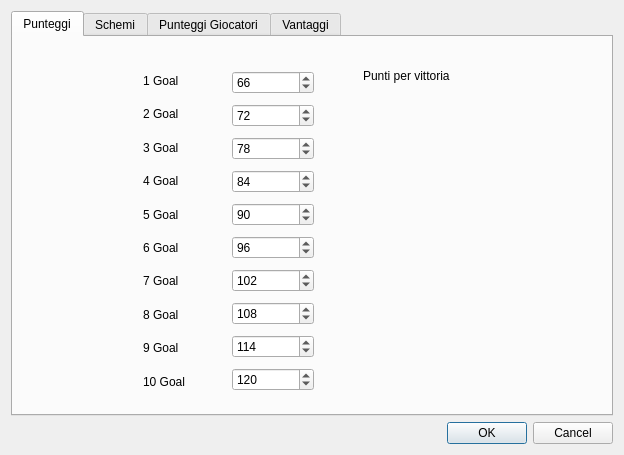
<?xml version="1.0" encoding="UTF-8"?>
<ui version="4.0">
 <class>RegolamentoDialog</class>
 <widget class="QDialog" name="RegolamentoDialog">
  <property name="geometry">
   <rect>
    <x>0</x>
    <y>0</y>
    <width>624</width>
    <height>455</height>
   </rect>
  </property>
  <property name="windowTitle">
   <string>Regolamento</string>
  </property>
  <layout class="QVBoxLayout">
   <item>
    <widget class="QTabWidget" name="tabGiocatori">
     <property name="currentIndex">
      <number>0</number>
     </property>
     <widget class="QWidget" name="tab_4">
      <attribute name="title">
       <string>Punteggi</string>
      </attribute>
      <widget class="QWidget" name="layoutWidget">
       <property name="geometry">
        <rect>
         <x>130</x>
         <y>30</y>
         <width>171</width>
         <height>328</height>
        </rect>
       </property>
       <layout class="QHBoxLayout">
        <item>
         <layout class="QVBoxLayout">
          <item>
           <widget class="QLabel" name="label_11">
            <property name="text">
             <string>1 Goal</string>
            </property>
           </widget>
          </item>
          <item>
           <widget class="QLabel" name="label_12">
            <property name="text">
             <string>2 Goal</string>
            </property>
           </widget>
          </item>
          <item>
           <widget class="QLabel" name="label_13">
            <property name="text">
             <string>3 Goal</string>
            </property>
           </widget>
          </item>
          <item>
           <widget class="QLabel" name="label_14">
            <property name="text">
             <string>4 Goal</string>
            </property>
           </widget>
          </item>
          <item>
           <widget class="QLabel" name="label_15">
            <property name="text">
             <string>5 Goal</string>
            </property>
           </widget>
          </item>
          <item>
           <widget class="QLabel" name="label_16">
            <property name="text">
             <string>6 Goal</string>
            </property>
           </widget>
          </item>
          <item>
           <widget class="QLabel" name="label_10">
            <property name="text">
             <string>7 Goal</string>
            </property>
           </widget>
          </item>
          <item>
           <widget class="QLabel" name="label_24">
            <property name="text">
             <string>8 Goal</string>
            </property>
           </widget>
          </item>
          <item>
           <widget class="QLabel" name="label_25">
            <property name="text">
             <string>9 Goal</string>
            </property>
           </widget>
          </item>
          <item>
           <widget class="QLabel" name="label_26">
            <property name="text">
             <string>10 Goal</string>
            </property>
           </widget>
          </item>
         </layout>
        </item>
        <item>
         <layout class="QVBoxLayout">
          <item>
           <widget class="QSpinBox" name="spinBox_7">
            <property name="value">
             <number>66</number>
            </property>
           </widget>
          </item>
          <item>
           <widget class="QSpinBox" name="spinBox_8">
            <property name="value">
             <number>72</number>
            </property>
           </widget>
          </item>
          <item>
           <widget class="QSpinBox" name="spinBox_9">
            <property name="value">
             <number>78</number>
            </property>
           </widget>
          </item>
          <item>
           <widget class="QSpinBox" name="spinBox_10">
            <property name="value">
             <number>84</number>
            </property>
           </widget>
          </item>
          <item>
           <widget class="QSpinBox" name="spinBox_11">
            <property name="value">
             <number>90</number>
            </property>
           </widget>
          </item>
          <item>
           <widget class="QSpinBox" name="spinBox_12">
            <property name="value">
             <number>96</number>
            </property>
           </widget>
          </item>
          <item>
           <widget class="QSpinBox" name="spinBox_20">
            <property name="maximum">
             <number>120</number>
            </property>
            <property name="value">
             <number>102</number>
            </property>
           </widget>
          </item>
          <item>
           <widget class="QSpinBox" name="spinBox_21">
            <property name="maximum">
             <number>120</number>
            </property>
            <property name="value">
             <number>108</number>
            </property>
           </widget>
          </item>
          <item>
           <widget class="QSpinBox" name="spinBox_22">
            <property name="maximum">
             <number>120</number>
            </property>
            <property name="value">
             <number>114</number>
            </property>
           </widget>
          </item>
          <item>
           <widget class="QSpinBox" name="spinBox_6">
            <property name="maximum">
             <number>130</number>
            </property>
            <property name="value">
             <number>120</number>
            </property>
           </widget>
          </item>
         </layout>
        </item>
       </layout>
      </widget>
      <widget class="QLabel" name="label">
       <property name="geometry">
        <rect>
         <x>350</x>
         <y>30</y>
         <width>111</width>
         <height>18</height>
        </rect>
       </property>
       <property name="text">
        <string>Punti per vittoria</string>
       </property>
      </widget>
     </widget>
     <widget class="QWidget" name="tab">
      <attribute name="title">
       <string>Schemi</string>
      </attribute>
      <widget class="QLabel" name="label_27">
       <property name="geometry">
        <rect>
         <x>40</x>
         <y>150</y>
         <width>159</width>
         <height>18</height>
        </rect>
       </property>
       <property name="text">
        <string>Schemi di gioco consentiti</string>
       </property>
      </widget>
      <widget class="QWidget" name="layoutWidget">
       <property name="geometry">
        <rect>
         <x>240</x>
         <y>40</y>
         <width>111</width>
         <height>281</height>
        </rect>
       </property>
       <layout class="QVBoxLayout">
        <item>
         <widget class="QCheckBox" name="checkBox_10">
          <property name="text">
           <string>6-3-1</string>
          </property>
         </widget>
        </item>
        <item>
         <widget class="QCheckBox" name="checkBox_2">
          <property name="text">
           <string>5-4-1</string>
          </property>
         </widget>
        </item>
        <item>
         <widget class="QCheckBox" name="checkBox_3">
          <property name="text">
           <string>5-3-2</string>
          </property>
         </widget>
        </item>
        <item>
         <widget class="QCheckBox" name="checkBox_4">
          <property name="text">
           <string>4-5-1</string>
          </property>
         </widget>
        </item>
        <item>
         <widget class="QCheckBox" name="checkBox_5">
          <property name="text">
           <string>4-4-2</string>
          </property>
         </widget>
        </item>
        <item>
         <widget class="QCheckBox" name="checkBox_6">
          <property name="text">
           <string>4-3-3</string>
          </property>
         </widget>
        </item>
        <item>
         <widget class="QCheckBox" name="checkBox_7">
          <property name="text">
           <string>3-6-1</string>
          </property>
         </widget>
        </item>
        <item>
         <widget class="QCheckBox" name="checkBox_11">
          <property name="text">
           <string>3-5-2</string>
          </property>
         </widget>
        </item>
        <item>
         <widget class="QCheckBox" name="checkBox_8">
          <property name="text">
           <string>3-4-3</string>
          </property>
         </widget>
        </item>
       </layout>
      </widget>
     </widget>
     <widget class="QWidget" name="tab_5">
      <attribute name="title">
       <string>Punteggi Giocatori</string>
      </attribute>
      <widget class="QWidget" name="layoutWidget">
       <property name="geometry">
        <rect>
         <x>290</x>
         <y>50</y>
         <width>191</width>
         <height>86</height>
        </rect>
       </property>
       <layout class="QVBoxLayout">
        <item>
         <widget class="QCheckBox" name="checkBox_9">
          <property name="text">
           <string>6 politico a s.v.</string>
          </property>
         </widget>
        </item>
        <item>
         <widget class="QCheckBox" name="checkBox_13">
          <property name="text">
           <string>sost. &quot;automatica&quot; portiere</string>
          </property>
         </widget>
        </item>
        <item>
         <widget class="QCheckBox" name="checkBox_12">
          <property name="text">
           <string>Portiere s.v. = 6</string>
          </property>
         </widget>
        </item>
       </layout>
      </widget>
      <widget class="QWidget" name="layoutWidget">
       <property name="geometry">
        <rect>
         <x>30</x>
         <y>20</y>
         <width>211</width>
         <height>331</height>
        </rect>
       </property>
       <layout class="QGridLayout">
        <item row="0" column="0">
         <widget class="QLabel" name="label_23">
          <property name="text">
           <string>Goal Subito</string>
          </property>
         </widget>
        </item>
        <item row="0" column="1">
         <widget class="QSpinBox" name="spinBox_19">
          <property name="minimum">
           <number>-10</number>
          </property>
          <property name="value">
           <number>-1</number>
          </property>
         </widget>
        </item>
        <item row="1" column="0">
         <widget class="QLabel" name="label_17">
          <property name="text">
           <string>Rigore Parato</string>
          </property>
         </widget>
        </item>
        <item row="1" column="1">
         <widget class="QSpinBox" name="spinBox_13">
          <property name="value">
           <number>3</number>
          </property>
         </widget>
        </item>
        <item row="2" column="0">
         <widget class="QLabel" name="label_18">
          <property name="text">
           <string>Rigore Sbagliato</string>
          </property>
         </widget>
        </item>
        <item row="2" column="1">
         <widget class="QSpinBox" name="spinBox_14">
          <property name="minimum">
           <number>-10</number>
          </property>
          <property name="value">
           <number>-3</number>
          </property>
         </widget>
        </item>
        <item row="3" column="0">
         <widget class="QLabel" name="label_19">
          <property name="text">
           <string>Goal Segnato</string>
          </property>
         </widget>
        </item>
        <item row="3" column="1">
         <widget class="QSpinBox" name="spinBox_15">
          <property name="value">
           <number>3</number>
          </property>
         </widget>
        </item>
        <item row="4" column="0">
         <widget class="QLabel" name="label_20">
          <property name="text">
           <string>Assist</string>
          </property>
         </widget>
        </item>
        <item row="4" column="1">
         <widget class="QSpinBox" name="spinBox_16">
          <property name="value">
           <number>1</number>
          </property>
         </widget>
        </item>
        <item row="5" column="0">
         <widget class="QLabel" name="label_21">
          <property name="text">
           <string>Ammonizione</string>
          </property>
         </widget>
        </item>
        <item row="5" column="1">
         <widget class="QSpinBox" name="spinBox_17">
          <property name="suffix">
           <string> * 0.5</string>
          </property>
          <property name="minimum">
           <number>-10</number>
          </property>
          <property name="singleStep">
           <number>1</number>
          </property>
          <property name="value">
           <number>-1</number>
          </property>
         </widget>
        </item>
        <item row="6" column="0">
         <widget class="QLabel" name="label_22">
          <property name="text">
           <string>Espulsione</string>
          </property>
         </widget>
        </item>
        <item row="6" column="1">
         <widget class="QSpinBox" name="spinBox_18">
          <property name="minimum">
           <number>-10</number>
          </property>
          <property name="value">
           <number>-1</number>
          </property>
         </widget>
        </item>
        <item row="7" column="0">
         <widget class="QLabel" name="label_28">
          <property name="text">
           <string>Rigore Segnato</string>
          </property>
         </widget>
        </item>
        <item row="7" column="1">
         <widget class="QSpinBox" name="spinBox_23">
          <property name="value">
           <number>3</number>
          </property>
         </widget>
        </item>
        <item row="8" column="0">
         <widget class="QLabel" name="label_29">
          <property name="text">
           <string>Autogoal</string>
          </property>
         </widget>
        </item>
        <item row="8" column="1">
         <widget class="QSpinBox" name="spinBox_24">
          <property name="minimum">
           <number>-10</number>
          </property>
          <property name="value">
           <number>-2</number>
          </property>
         </widget>
        </item>
       </layout>
      </widget>
     </widget>
     <widget class="QWidget" name="tab_2">
      <attribute name="title">
       <string>Vantaggi</string>
      </attribute>
      <widget class="QSpinBox" name="spinBox_5">
       <property name="geometry">
        <rect>
         <x>130</x>
         <y>30</y>
         <width>50</width>
         <height>23</height>
        </rect>
       </property>
      </widget>
      <widget class="QLabel" name="label_5">
       <property name="geometry">
        <rect>
         <x>10</x>
         <y>30</y>
         <width>107</width>
         <height>18</height>
        </rect>
       </property>
       <property name="text">
        <string>Fattore campo</string>
       </property>
      </widget>
      <widget class="QLabel" name="label_6">
       <property name="geometry">
        <rect>
         <x>10</x>
         <y>90</y>
         <width>91</width>
         <height>18</height>
        </rect>
       </property>
       <property name="text">
        <string>Capitano</string>
       </property>
      </widget>
      <widget class="QLabel" name="label_7">
       <property name="geometry">
        <rect>
         <x>10</x>
         <y>120</y>
         <width>131</width>
         <height>18</height>
        </rect>
       </property>
       <property name="text">
        <string>Giocatore fuori ruolo</string>
       </property>
      </widget>
      <widget class="QSpinBox" name="spinBox_25">
       <property name="geometry">
        <rect>
         <x>110</x>
         <y>90</y>
         <width>50</width>
         <height>23</height>
        </rect>
       </property>
      </widget>
      <widget class="QSpinBox" name="spinBox_26">
       <property name="geometry">
        <rect>
         <x>160</x>
         <y>120</y>
         <width>50</width>
         <height>23</height>
        </rect>
       </property>
      </widget>
      <widget class="QGroupBox" name="groupBox">
       <property name="geometry">
        <rect>
         <x>10</x>
         <y>170</y>
         <width>571</width>
         <height>181</height>
        </rect>
       </property>
       <property name="title">
        <string>Modificatori</string>
       </property>
      </widget>
     </widget>
    </widget>
   </item>
   <item>
    <widget class="QDialogButtonBox" name="buttonBox">
     <property name="orientation">
      <enum>Qt::Horizontal</enum>
     </property>
     <property name="standardButtons">
      <set>QDialogButtonBox::Cancel|QDialogButtonBox::Ok</set>
     </property>
    </widget>
   </item>
  </layout>
 </widget>
 <resources/>
 <connections>
  <connection>
   <sender>buttonBox</sender>
   <signal>accepted()</signal>
   <receiver>RegolamentoDialog</receiver>
   <slot>accept()</slot>
   <hints>
    <hint type="sourcelabel">
     <x>248</x>
     <y>254</y>
    </hint>
    <hint type="destinationlabel">
     <x>157</x>
     <y>274</y>
    </hint>
   </hints>
  </connection>
  <connection>
   <sender>buttonBox</sender>
   <signal>rejected()</signal>
   <receiver>RegolamentoDialog</receiver>
   <slot>reject()</slot>
   <hints>
    <hint type="sourcelabel">
     <x>316</x>
     <y>260</y>
    </hint>
    <hint type="destinationlabel">
     <x>286</x>
     <y>274</y>
    </hint>
   </hints>
  </connection>
 </connections>
</ui>
